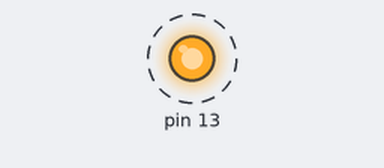
The sketch below on a simulated Arduino Uno, built with avr-gcc and run on an emulated ATmega328P. Parts: output pins drawn as LEDs (lit = HIGH). Dashed ring = blinking.

Above: at 8.19 s.
Timing chart, 0 to 11.0 s (numbered marks = the images above):
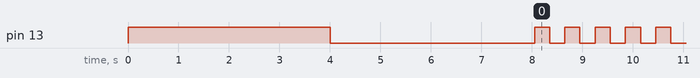

The sketch:

hc_06.ino
```cpp
#include<SoftwareSerial.h>
SoftwareSerial BT(10,11);//tx 10 y rx 11, conectar invertido
char nombre[21] = "cerradura";
char bps = '4';
char pass[5] = "cerradura";

void setup(){
  Serial.begin(9600);
  BT.begin(9600);
  pinMode(13,OUTPUT);
  digitalWrite(13,HIGH);
  delay(4000);
  digitalWrite(13,LOW);

  BT.print("AT");
  delay(1000);
  BT.print("AT+NAME");
  BT.print(nombre);
  delay(1000);
  BT.print("AT+BAUD");
  BT.print(bps);
  delay(1000);

  BT.print("AT+PIN");
  BT.print(pass);
  delay(1000);
  }

void loop(){
  digitalWrite(13,!digitalRead(13));
  delay(300);
  }
```

Measured:
- by itself, pin 13: repeats every 0.60 s: HIGH 0.30 s, LOW 0.30 s
